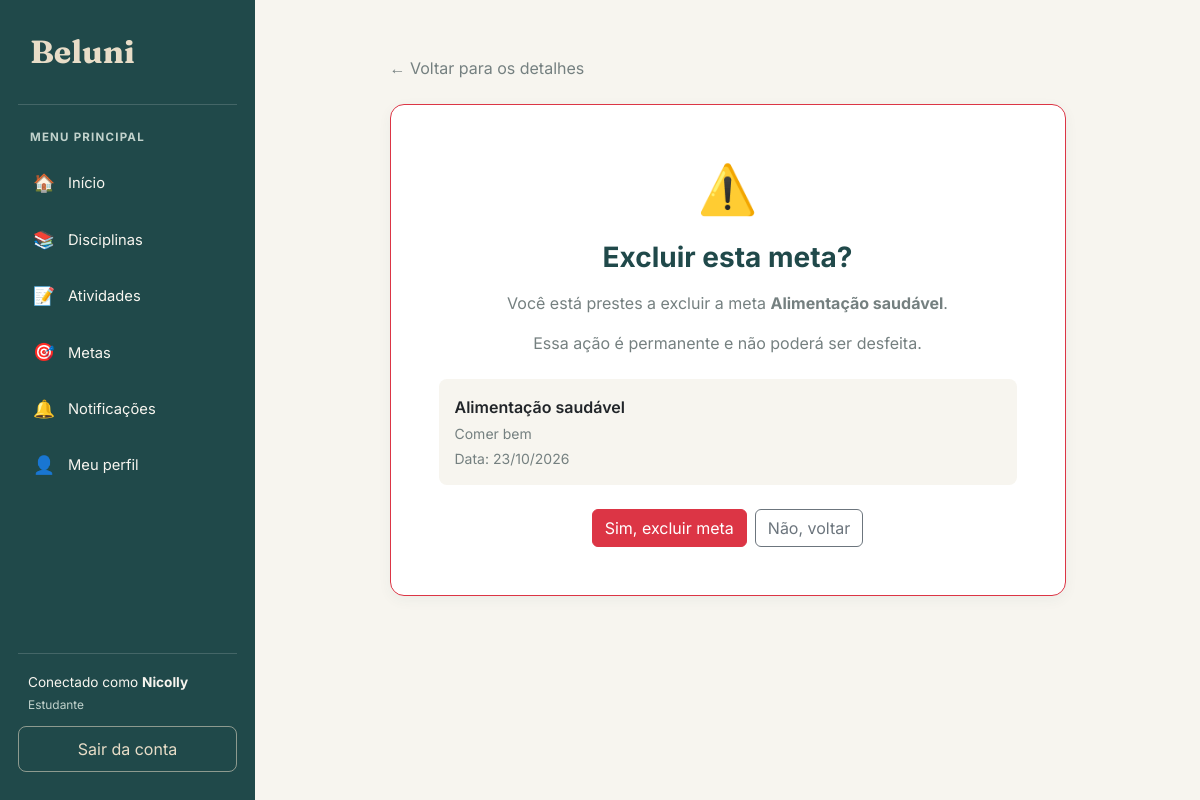
Screenshot of /metas/3/excluir/ (signed in) with the database file from the repository.
### meta/models.py (models this page shows, shortened)
class Meta(models.Model):
    titulo = models.CharField(max_length=100)
    detalhamento = models.CharField(max_length=255)
    data = models.DateField()
    estudante = models.ForeignKey(
        Estudante,
        on_delete=models.CASCADE,
        related_name="metas"
    )
    concluida = models.BooleanField(default=False)

### meta/views.py (the view)
# urls.py: path('<int:id>/excluir/', views.excluir_meta, name='excluir_meta'),
@login_required
@permission_required('meta.delete_meta')
def excluir_meta(request, id):
    estudante = obter_estudante(request.user)
    meta = get_object_or_404(
        metas_do_estudante(estudante),
        id=id
    )
    if request.method == 'POST':
        meta.delete()
        return redirect('listar_metas')
    return render(
        request,
        'meta/excluir.html',
        {'meta': meta}
    )

### meta/views.py (called while the page is built)
def obter_estudante(usuario):
    return get_object_or_404(
        Estudante,
        pk=usuario.pk
    )

def metas_do_estudante(estudante):
    return Meta.objects.filter(
        estudante=estudante
    )

### meta/templates/meta/excluir.html (shortened to what this page needs)
{% extends 'base.html' %}
{% block conteudo %}
<div class="container py-4" style="max-width: 700px;">
    <div class="mb-4">
        <a href="{% url 'detalhar_meta' meta.id %}"
           class="text-decoration-none text-secondary">
            ← Voltar para os detalhes
        </a>
    </div>
    <div class="card border-danger">
        <div class="card-body p-4 p-md-5 text-center">
            <div class="mb-3" style="font-size: 3rem;">⚠️</div>
            <h1 class="h3 fw-bold mb-3" style="color: #20494A;">
                Excluir esta meta?
            </h1>
            <p class="text-secondary">
                Você está prestes a excluir a meta
                <strong>{{ meta.titulo }}</strong>.
            </p>
            <p class="text-secondary mb-4">
                Essa ação é permanente e não poderá ser desfeita.
            </p>
            <div class="p-3 rounded-3 text-start mb-4"
                 style="background-color: #F7F5EF;">
                <p class="fw-semibold mb-1">{{ meta.titulo }}</p>
                <p class="small text-secondary mb-1">
                    {{ meta.detalhamento }}
                </p>
                <p class="small text-secondary mb-0">
                    Data: {{ meta.data|date:"d/m/Y" }}
                </p>
            </div>
            <form method="post">
                <div class="d-flex flex-wrap justify-content-center gap-2">
                    <button type="submit" class="btn btn-danger">
                        Sim, excluir meta
                    </button>
                    <a href="{% url 'detalhar_meta' meta.id %}"
                       class="btn btn-outline-secondary">
                        Não, voltar
                    </a>
                </div>
            </form>
        </div>
    </div>
</div>
{% endblock %}

### templates/base.html (shortened to what this page needs)
{% load static %}
<!DOCTYPE html>
<html lang="pt-br">
<head>
    <link
        href="https://cdn.jsdelivr.net/npm/bootstrap@5.3.3/dist/css/bootstrap.min.css"
        rel="stylesheet"
    >
</head>
<body>
    <aside class="sidebar" id="sidebar">
        <a class="sidebar-brand" href="{% url 'inicio' %}">
            Beluni
        </a>
        <div class="sidebar-label">Menu principal</div>
        <ul class="sidebar-nav">
            <li>
                <a class="menu-link" href="{% url 'inicio' %}">
                    <span class="menu-icone">🏠</span>
                    Início
                </a>
            </li>
            <li>
                <a class="menu-link" href="{% url 'listar_disciplinas' %}">
                    <span class="menu-icone">📚</span>
                    Disciplinas
                </a>
            </li>
            <li>
                <a class="menu-link" href="{% url 'listar_atividades' %}">
                    <span class="menu-icone">📝</span>
                    Atividades
                </a>
            </li>
            <li>
                <a class="menu-link" href="{% url 'listar_metas' %}">
                    <span class="menu-icone">🎯</span>
                    Metas
                </a>
            </li>
            <li>
                <a class="menu-link" href="{% url 'notificacao:listar_notificacoes' %}">
                    <span class="menu-icone">🔔</span>
                    Notificações
                </a>
            </li>
            <li>
                <a class="menu-link" href="{% url 'meu_perfil' %}">
                    <span class="menu-icone">👤</span>
                    Meu perfil
                </a>
            </li>
        </ul>
        <div class="sidebar-rodape">
            {% if request.user.is_authenticated %}
            <div class="usuario-info">
                Conectado como
                <strong>{{ request.user.first_name|default:request.user.username }}</strong>
                {% if request.user.is_superuser %}
                    <small>Administrador</small>
                {% elif perms.estudante.view_estudante %}
                    <small>Administrador</small>
                {% else %}
                    <small>Estudante</small>
                {% endif %}
            </div>
            <a class="btn-sair" href="{% url 'logout_estudante' %}">
                Sair da conta
            </a>
            {% endif %}
        </div>
    </aside>
    <main class="main-content">
        <div class="conteudo">
            {% block conteudo %}
            {% endblock %}
        </div>
    </main>
</body>
</html>

### templates/base.html (style rules this page uses)
:root { --beluni-petroleo: #20494A; --beluni-petroleo-escuro: #173839; --beluni-petroleo-claro: #326564; --beluni-areia: #E8DDC8; --beluni-fundo: #F7F5EF; --beluni-branco: #FFFFFF; --beluni-texto: #293B3B; --beluni-secundario: #758080; --beluni-borda: #E5E2D9; }
* { box-sizing: border-box; }
body { margin: 0; background-color: var(--beluni-fundo); color: var(--beluni-texto); font-family: 'Inter', sans-serif; }
.sidebar { position: fixed; top: 0; left: 0; bottom: 0; width: 255px; background-color: var(--beluni-petroleo); color: var(--beluni-branco); display: flex; flex-direction: column; padding: 28px 18px; overflow-y: auto; z-index: 1030; }
.sidebar-brand { display: block; color: var(--beluni-areia); text-decoration: none; font-family: 'Fraunces', serif; font-size: 2rem; font-weight: 700; padding: 0 12px 28px; border-bottom: 1px solid rgba(255, 255, 255, 0.16); margin-bottom: 24px; }
.sidebar-label { color: #C1D2CC; font-size: 0.72rem; text-transform: uppercase; font-weight: 700; letter-spacing: 1.2px; padding: 0 12px; margin-bottom: 12px; }
.sidebar-nav { list-style: none; padding: 0; margin: 0; }
.sidebar-nav li { margin-bottom: 6px; }
.menu-link { display: flex; align-items: center; gap: 12px; color: #F7F5EF; text-decoration: none; padding: 12px 14px; border-radius: 9px; font-size: 0.92rem; transition: background-color 0.2s, color 0.2s; }
.menu-icone { width: 24px; text-align: center; font-size: 1.1rem; }
.sidebar-rodape { margin-top: auto; padding-top: 24px; }
.usuario-info { border-top: 1px solid rgba(255, 255, 255, 0.16); padding: 18px 10px 12px; color: #F7F5EF; font-size: 0.85rem; overflow-wrap: anywhere; }
.usuario-info small { display: block; color: #C1D2CC; margin-top: 4px; }
.btn-sair { display: block; text-align: center; text-decoration: none; color: var(--beluni-areia); border: 1px solid rgba(232, 221, 200, 0.55); border-radius: 8px; padding: 10px; transition: background-color 0.2s; }
.main-content { margin-left: 255px; min-height: 100vh; padding: 32px; }
.conteudo { width: 100%; max-width: 1600px; margin: 0 auto; }
.card { background-color: var(--beluni-branco); border: 1px solid var(--beluni-borda); border-radius: 14px; box-shadow: 0 4px 14px rgba(32, 73, 74, 0.05); }
.text-secondary { color: var(--beluni-secundario) !important; }

### rows the page displays
Meta: titulo "Alimentação saudável", detalhamento "Comer bem", data "23/10/2026"

### other values shown
{{ request.user.first_name|default:request.user.username }} "Nicolly"
